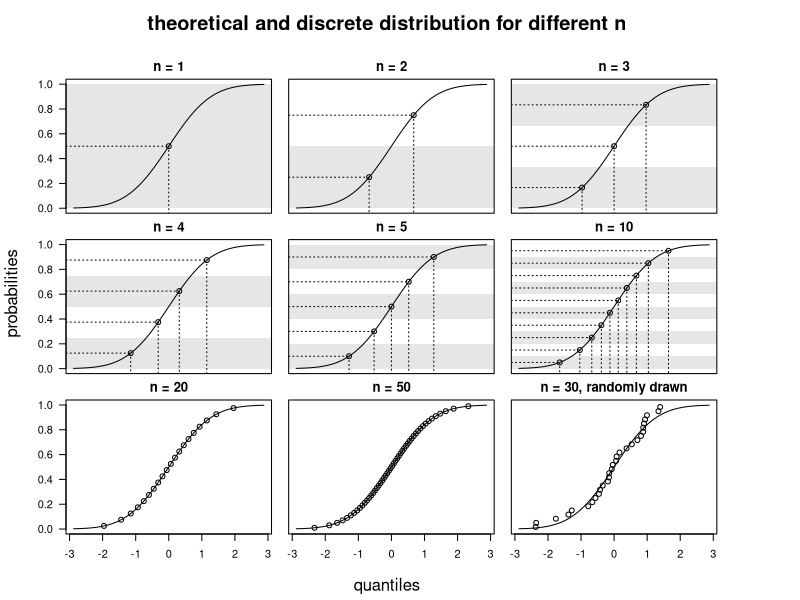
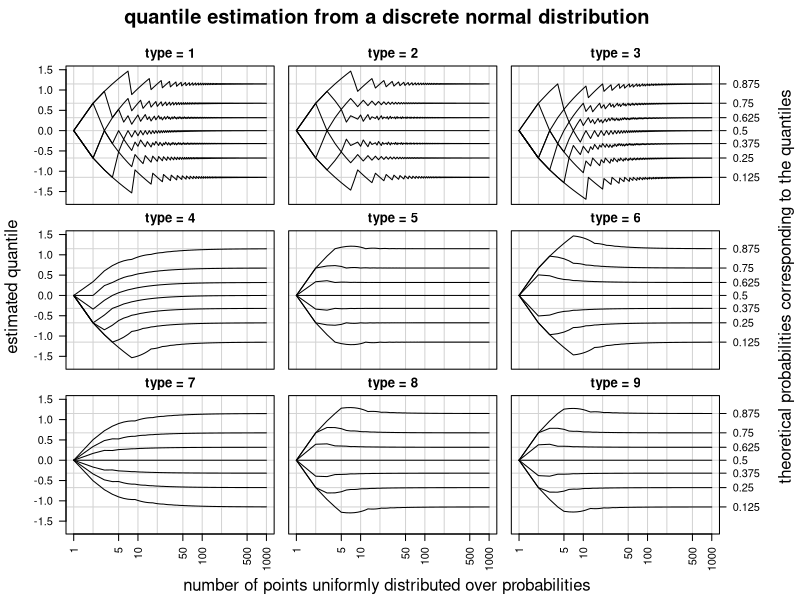
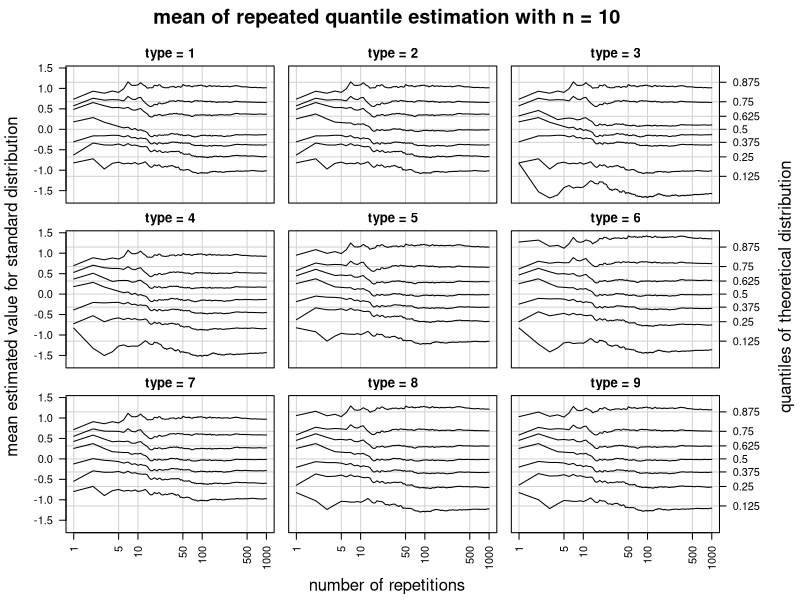
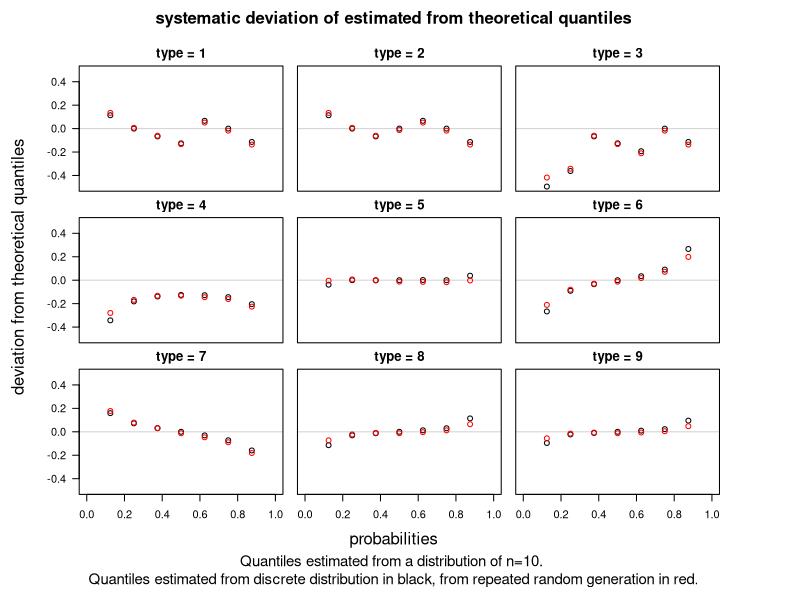
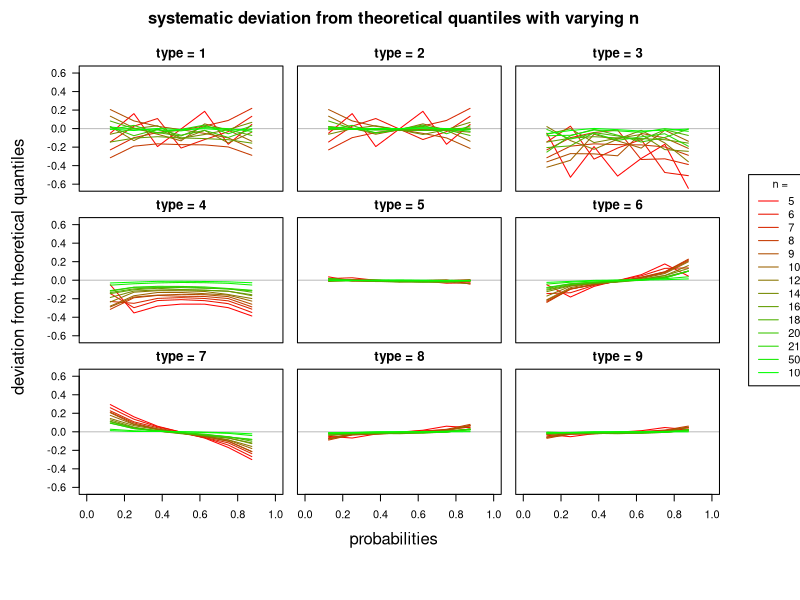

These figures' R source, in order:
## ---- chunk 1
library(knitr)
opts_chunk$set(fig.height=7, echo=F, cache=T, dev="svg")
## ---- chunk 2
par(mfrow=c(3,3), mar=c(0,1,2,.3), oma=c(5,4,4,6))
plotnum <- 1

p_i.fine <- seq(0, 1, length.out=500)
for(n in c(1,2, 3, 4, 5, 10, 20, 50, 30) ){
  p_i <- seq(1/(n*2), 1-1/(n*2), length.out=n)
  if(n==30){
    q_i <- sort(rnorm(n))
  }else{
    q_i <- qnorm(p_i)
  }
  breaks <- seq(0, 1, length.out=n+1)

  plot(qnorm(p_i.fine), p_i.fine, type="l", axes=F, panel.first=
    if(n<20) {
      for(i in 1:(length(breaks)/2)*2){
        xlims <- par("usr")[1:2]
        rect(xlims[1], breaks[i-1], xlims[2], breaks[i],col = gray(.9), border = NA)
      }
      for(i in 1:length(p_i)){
        lines(c(xlims[1], q_i[i]), rep(p_i[i],2), lty=3)
        lines(rep(q_i[i],2), c(p_i[i], -1), lty=3)
      }
      
    }
    , frame.plot=T, main=paste0("n = ", n, if(n==30) ", randomly drawn"), xlab="", ylab="", las=1, ylim=c(0,1))

  points(q_i, p_i)
  #par(new=T)
  #hist(qnorm(p_i), ann=F, axes=F, xlim=range(qnorm(p_i.fine),finite = T))
  #axis(4, las=1)
  
  if(plotnum%%3==1){
    axis(2, las=1)
  }
  if(plotnum>6){
    axis(1)
  }
  plotnum <- plotnum + 1
}
mtext("theoretical and discrete distribution for different n", cex=1.2, font=2, 3, outer=T, line=1.5)
mtext("probabilities", 2, 2.5, outer=T)
mtext("quantiles", 1, 3.5, outer=T)
## ---- chunk 3
n <- 10
i <- 1:n
(p_i <- 1/(2*n) + (i-1)/n)
## ---- chunk 4
(p_i <- seq(1/(n*2), 1-1/(n*2), length.out=n))
## ---- chunk 5
qnorm(p_i)
## ---- chunk 6
par(mfrow=c(3,3), mar=c(0,1,2,.1), oma=c(5,4,3,6))

nmax <- 1000
d <- 7
Q <- seq(1/(d+1), 1-1/(d+1), length.out=d)
Qmatrix <- array(NA, dim=c(9, nmax, length(Q)), dimnames=list(type=1:9, n=1:nmax, Q=Q))

for(type in 1:9){
  
  for(n in 1:nmax){
    x <- seq(1/(n*2), 1-1/(n*2), length.out=n)
    Qmatrix[type,n,] <- quantile(qnorm(x), Q, type = type)
  }
}

ylim <- range(Qmatrix[,,])

for(type in 1:9){
  #View(Qmatrix)
  
  plot(NULL, xlim=c(1,nmax), ylim=ylim, log="x", main=paste("type =", type), xlab="", ylab="", axes=F, frame.plot=T, panel.first=abline(v=c(1,2,5,10,20,50,100,200,500,1000), h=qnorm(Q), col="lightgray"))
  for(i in 1:length(Q)){
    lines(Qmatrix[type,,i], col=1, type="l")
  }

  if(type%%3==0){
    axis(4, at=qnorm(Q), Q, las=1)
  }
  if(type%%3==1){
    axis(2, las=1)
  }
  if(type>6){
    axis(1, las=3)
  }
}
mtext("quantile estimation from a discrete normal distribution", 3, outer=T, cex=1.2, line=1, font=2)
mtext("theoretical probabilities corresponding to the quantiles", 4, line=4.5, outer=T)  
mtext("estimated quantile", side = 2, outer = T, cex=1, line=2.5)
mtext("number of points uniformly distributed over probabilities",1, outer=T, line=3.5)

## ---- chunk 7

par(mfrow=c(3,3), mar=c(.1,1,2,.1), oma=c(5,4,3,6))

repetitions <- 1000
d <- 7
Q <- seq(1/(d+1), 1-1/(d+1), length.out=d)
n <- 10
MeanQuantile <- array(NA, dim = c(9, repetitions, length(Q)), dimnames = list(type=1:9, repetitions=1:repetitions, Q=Q))


for(type in 1:9){
  set.seed(1)
  MeanQuantile[type,1,] <-  quantile(rnorm(n), Q, type=type)
  for(i in 2:repetitions){
    MeanQuantile[type,i,] <- (MeanQuantile[type,i-1,]*(i-1) + quantile(rnorm(n), Q, type=type))/i
  }
  
  #View(MeanQuantile)
  #MeanQuantile[type,repetitions,]
  #qnorm(Q)
  #MeanQuantile[type,repetitions,] - t(qnorm(Q))
}

ylim <- range(MeanQuantile[,,])

for(type in 1:9){
  plot(NULL, xlim=c(1,repetitions), ylim=ylim, panel.first=abline(h=qnorm(Q), v=c(1,5,10,50,100,500,1000), col="lightgray"), main=paste("type =", type), log="x", axes=F, frame.plot = T)
  if(type>6) axis(1, las=3)
  if(type%%3==1) axis(2, las=1)
  for(i in 1:length(Q)){
    lines(MeanQuantile[type,,i], col=1)
  }
  if(type%%3==0) axis(4, qnorm(Q), Q, las=1)
  
}
mtext(paste("mean of repeated quantile estimation with n =", n), 3, outer=T, line=1, font=2, cex=1.2)
mtext("number of repetitions", 1, outer=T, line=3.5)
mtext("quantiles of theoretical distribution", 4, outer=T, line=4.5)
mtext("mean estimated value for standard distribution", side = 2, outer = T, cex=1, line=2.5)
## ---- chunk 8
par(mfrow=c(3,3), mar=c(0,1,2,.1), oma=c(8,5,3,6))

ylim <- max(abs(range(c(t(MeanQuantile[,repetitions,])-qnorm(Q), t(Qmatrix[,n,])-qnorm(Q))))) * c(-1,1)

for(type in 1:9){
  #plot(qnorm(Q),Q, xlim=range(qnorm(Q))*1.3)
  plot(Q, Qmatrix[type,n,]-qnorm(Q), xlim=c(0,1), ylim=ylim, panel.first = abline(h=0, col="lightgray"), axes=F, frame.plot=T, xlab="", ylab="", main=paste("type =", type))
       #ylim=)
  points(Q, MeanQuantile[type,repetitions,]-qnorm(Q), col="red")
  
  if(type%%3==1){
    axis(2, las=1)
  }
  if(type>6){
    axis(1)
  }
}
mtext(paste0("systematic deviation of estimated from theoretical quantiles"), 3, outer=T, line=1, font=2, cex=1)
mtext("deviation from theoretical quantiles", 2, outer=T, line=3)
mtext("Quantiles estimated from a distribution of n=10. \nQuantiles estimated from discrete distribution in black, from repeated random generation in red.", 1, outer = T, line=6, cex=0.9)
mtext("probabilities", 1, outer=T, line=3)

## ---- chunk 9
par(mfrow=c(3,3), mar=c(.1,1,2,.1), oma=c(5,4,3,6))

repetitions <- 1000
d <- 7
Q <- seq(1/(d+1), 1-1/(d+1), length.out=d)
ns <- c(5, 6, 7, 8,9,10,12,14,16,18,20, 21, 50, 100)

MeanQuantile <- array(NA, dim = c(9, repetitions, length(Q), length(ns)), dimnames = list(type=1:9, repetitions=1:repetitions, Q=Q, n=ns))

for(n in as.character(ns)){
  for(type in 1:9){
    set.seed(1)
    MeanQuantile[type,1,,n] <-  quantile(rnorm(n), Q, type=type)
    for(i in 2:repetitions){
      MeanQuantile[type,i,,n] <- (MeanQuantile[type,i-1,,n]*(i-1) + quantile(rnorm(n), Q, type=type))/i
    }
    
    #View(MeanQuantile)
    #MeanQuantile[type,repetitions,]
    #qnorm(Q)
    #MeanQuantile[type,repetitions,] - t(qnorm(Q))
  }
  
}

#----------------------------

par(mfrow=c(3,3), mar=c(0,1,2,.1), oma=c(8,5,3,6))

ylim <- max(abs(range(c(t(MeanQuantile[,repetitions,,5])-qnorm(Q), t(Qmatrix[,5,])-qnorm(Q))))) * c(-1,1)


for(type in 1:9){
  plot(NULL, xlim=c(0,1), ylim=ylim, panel.first = abline(h=0, col="gray"), axes=F, frame.plot=T, xlab="", ylab="", main=paste("type =", type))
  
  col=0
  palette(colorRampPalette(c("red", "green"),space = "rgb")(length(ns)))
  for(n in as.character(ns)){
    col=col + 1
    
    #points(Q, Qmatrix[type,n,]-qnorm(Q), col=n)
    #plot(qnorm(Q),Q, xlim=range(qnorm(Q))*1.3)
         #ylim=)
    lines(Q, MeanQuantile[type,repetitions,,n]-qnorm(Q), col=col)
    
  }
  if(type%%3==1){
    axis(2, las=1)
  }
  if(type>6){
    axis(1)
  }
  if(type==6){
    legend("right", legend=as.character(ns), col = 1:length(ns), xpd = NA, lty=1, horiz = F, title="n =", inset = -0.45)
  }
}
mtext(paste0("systematic deviation from theoretical quantiles with varying n"), 3, outer=T, line=1, font=2, cex=1)
mtext("deviation from theoretical quantiles", 2, outer=T, line=3)
mtext("probabilities", 1, outer=T, line=3)
palette("default")
